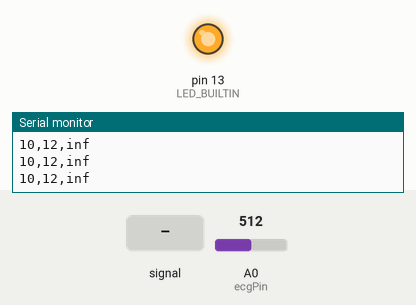
A sketch run on a simulated Arduino Uno, built with avr-gcc and run on an emulated ATmega328P. Shown: output pins drawn as LEDs (lit = HIGH), the last lines printed to the serial monitor. Inputs (shaded band) come from the test bench; at power-on: A0 (ecgPin) = 512.

Above: at 1.6 s.
1.7 s: A0 (ecgPin) fed a 50 Hz sine of ±306 counts around its level
At 2.08 s:
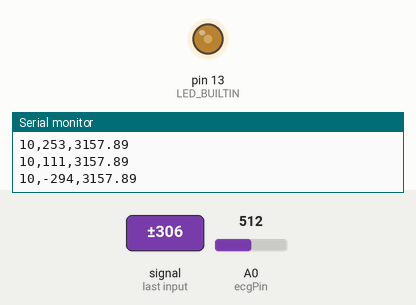
4.7 s: A0 (ecgPin) set to 716
9.2 s: A0 (ecgPin) set to 517
10.7 s: A0 (ecgPin) set to 488
At 11.0 s:
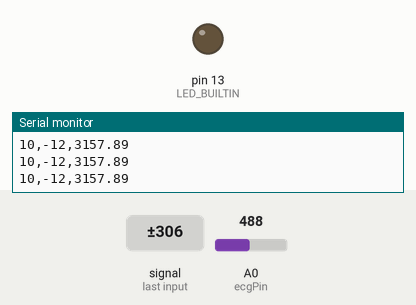
12.2 s: A0 (ecgPin) set to 511
At 13.3 s:
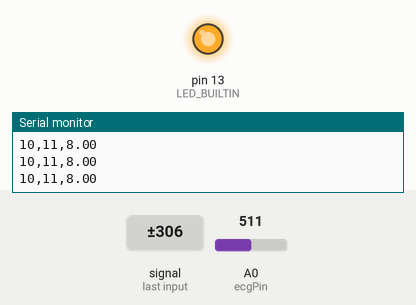
Timing chart, 0 to 14.7 s (numbered marks = the images above; inputs shaded):
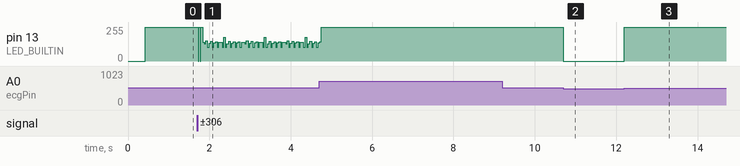

The sketch:

heart_rate_detection_with_hrv.ino
```cpp
const int ecgPin = A0;
int upperThreshold;
int lowerThreshold = 0;
int ecgOffset = 500;
float beatsPerMinute = 0.0;
bool alreadyPeaked = false;
unsigned long firstPeakTime = 0;
unsigned long secondPeakTime = 0;
unsigned long rrInterval = 0;

int numRRDetected = 0;
bool hrvStarted = false;
bool hrvUpdate = false;
bool hrvComplete = false;
unsigned long hrvStartTime = 0;
unsigned long rrIntervalPrevious = 0;
float rrDiff = 0.0;
float rrDiffSquaredTotal = 0.0;
float diffCount = 0.0;
float rmssd = -1.0;

int ecgMax = 0;

void setup() {
  Serial.begin(115200);
  pinMode(LED_BUILTIN, OUTPUT);

  for(int i = 0; i < 2000; i++) {
    ecgMax = max(ecgMax, analogRead(ecgPin) - ecgOffset);
  }
  Serial.println(ecgMax);
  upperThreshold = ecgMax * 0.9;
}

void loop() {
  int ecgReading = analogRead(ecgPin) - ecgOffset;
  // Measure the ECG reading minus an offset to bring it into the same
  // range as the heart rate (i.e. around 60 to 100 bpm)

  if (ecgReading > upperThreshold && alreadyPeaked == false) {
  // Check if the ECG reading is above the upper threshold and that
  // we aren't already in an existing peak
      if (firstPeakTime == 0) {
        // If this is the very first peak, set the first peak time
        firstPeakTime = millis();
        digitalWrite(LED_BUILTIN, HIGH);
      }
      else {
        // Otherwise set the second peak time and calculate the
        // R-to-R interval. Once calculated we shift the second
        // peak to become our first peak and start the process
        // again
        secondPeakTime = millis();
        // Store the previous R-to-R interval for use in HRV calculations
        rrIntervalPrevious = rrInterval;
        // Calculate new R-to-R interval and set HRV update flag
        rrInterval = secondPeakTime - firstPeakTime;
        firstPeakTime = secondPeakTime;
        hrvUpdate = true;
        numRRDetected = numRRDetected + 1;
        digitalWrite(LED_BUILTIN, HIGH);
      }
      alreadyPeaked = true;
  }

  if (ecgReading < lowerThreshold) {
  // Check if the ECG reading has fallen below the lower threshold
  // and if we are ready to detect another peak
    alreadyPeaked = false;
    digitalWrite(LED_BUILTIN, LOW);
  }

  // Calculate the beats per minute, rrInterval is measured in
  // milliseconds so we must multiply by 1000
  beatsPerMinute = (1.0/rrInterval) * 60.0 * 1000;

  // Once two consecutive R-to-R intervals have been detected,
  // start the 5 minute HRV window
  if (!hrvStarted && numRRDetected >= 2) {
    hrvStarted = true;
    hrvStartTime = millis();
  }

  // If a new R-to-R interval has been detected, update the HRV measure
  if (hrvUpdate && hrvStarted) {
    // Add the square of successive differences between
    // R-to-R intervals to the running total
    rrDiff = float(rrInterval) - float(rrIntervalPrevious);
    rrDiffSquaredTotal = rrDiffSquaredTotal + sq(rrDiff);
    // Count the number of successive differences for averaging
    diffCount = diffCount + 1.0;
    // Reset the hrvUpdate flag
    hrvUpdate = false;
  }

  // Once five minute window has elapsed, calculate the RMSSD
  if (millis() - hrvStartTime >= 5000 && !hrvComplete) {
    rmssd = sqrt(rrDiffSquaredTotal/diffCount);
    hrvComplete = true;
  }

  // Print the final values to be read by the serial plotter
  // RMSSD will print -1 until the 5 minute window has elapsed
  // Important notes on using this code:
  // 1. RMSSD can be significantly affected by bad sensor
  // readings in short term recordings so ensure to check for
  // incorrectly detected RR intervals if you are getting
  // very large RMSSD values.
  // 2. Due to the function of the internal Arduino clock, the
  // real-world elapsed time for HRV computation may exceed 5 minutes.
  // This should not make a practical difference for RMSSD calculation,
  // but it is important to note if critical precision is required.
  Serial.print(upperThreshold);
  Serial.print(",");
  Serial.print(ecgReading);
  Serial.print(",");
  Serial.println(beatsPerMinute);
  //Serial.print(",");
  //Serial.println(rmssd);
  delay(5);
}
```

Measured:
- the behaviour switches between 500 and 499 on A0 (ecgPin) (found by bisection; images 1 and 2)
- after the input at 10.7 s, pin 13 (LED_BUILTIN): 255/255 → 0/255 at once
- after the input at 12.2 s, pin 13 (LED_BUILTIN): 0/255 → 255/255 at once
